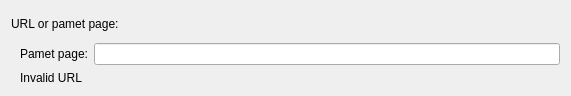
<?xml version="1.0" encoding="UTF-8"?>
<ui version="4.0">
 <class>AnchorEditPropsWidget</class>
 <widget class="QWidget" name="AnchorEditPropsWidget">
  <property name="geometry">
   <rect>
    <x>0</x>
    <y>0</y>
    <width>571</width>
    <height>96</height>
   </rect>
  </property>
  <property name="windowTitle">
   <string>AnchorEditPropsWidget</string>
  </property>
  <layout class="QVBoxLayout" name="verticalLayout">
   <item>
    <widget class="QLabel" name="label_2">
     <property name="text">
      <string>URL or pamet page:</string>
     </property>
    </widget>
   </item>
   <item>
    <layout class="QVBoxLayout" name="verticalLayout_2">
     <property name="leftMargin">
      <number>9</number>
     </property>
     <item>
      <layout class="QHBoxLayout" name="horizontalLayout_3">
       <property name="topMargin">
        <number>0</number>
       </property>
       <item>
        <widget class="QLabel" name="pametPageLabel">
         <property name="text">
          <string>Pamet page:</string>
         </property>
        </widget>
       </item>
       <item>
        <widget class="QLineEdit" name="urlLineEdit"/>
       </item>
      </layout>
     </item>
     <item>
      <widget class="QLabel" name="invalidUrlLabel">
       <property name="text">
        <string>Invalid URL</string>
       </property>
      </widget>
     </item>
    </layout>
   </item>
  </layout>
 </widget>
 <resources/>
 <connections/>
</ui>
